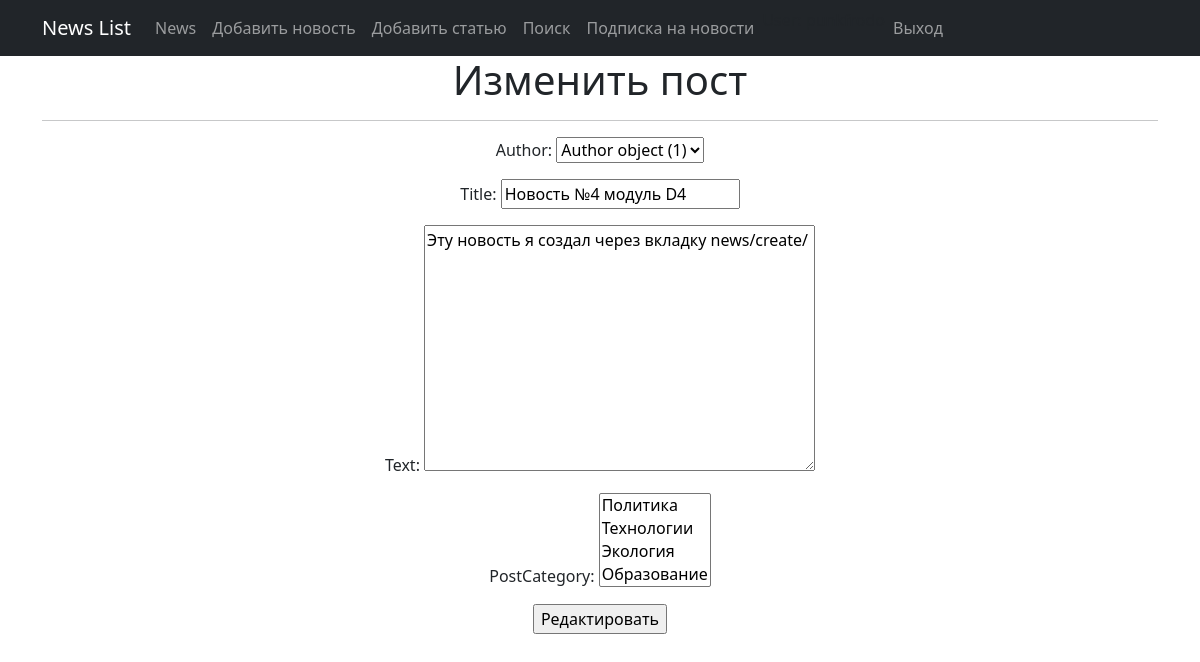
Page /news/4/edit/ (signed in) on the earlier database version.
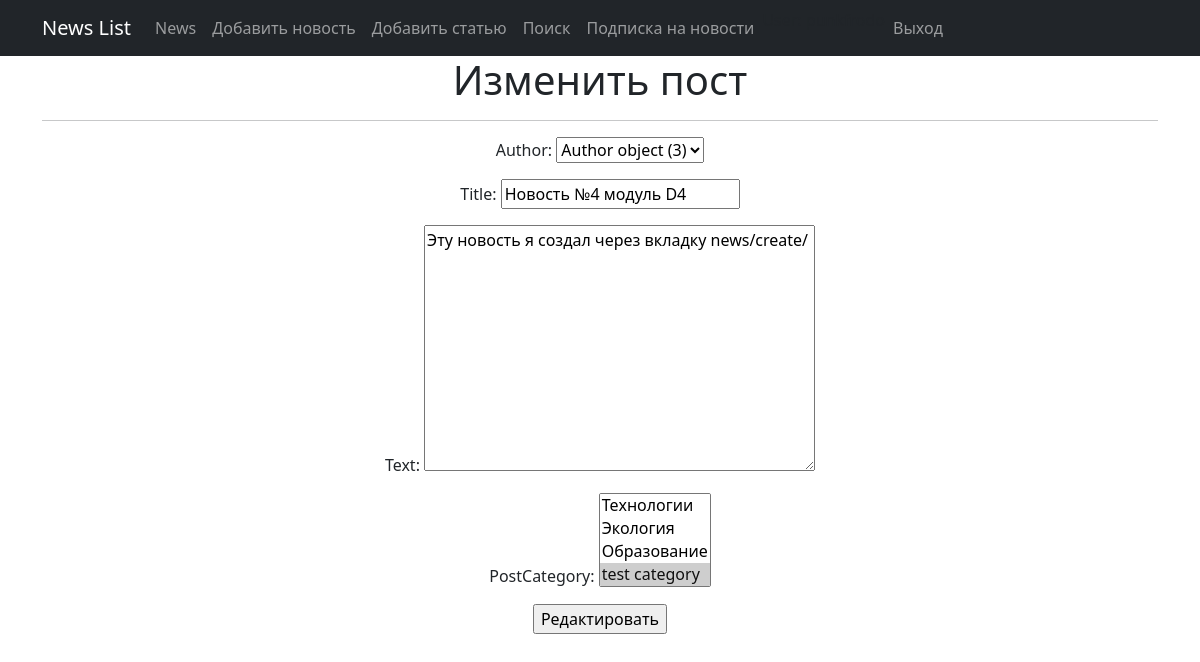
Same page on the later database version.
### news/models.py (models this page shows, shortened)
class Post(models.Model):
    author = models.ForeignKey(Author, on_delete=models.PROTECT)
    ARTICLE = 'AR'
    NEWS = 'NW'
    CATEGORY_CHOICES = (
        (ARTICLE, 'Статья'),
        (NEWS, 'Новость')
    )
    categoryType = models.CharField(max_length=2, choices=CATEGORY_CHOICES, default=NEWS)
    date_created = models.DateTimeField(auto_now_add=True)
    postCategory = models.ManyToManyField(Category, through='PostCategory')
    title = models.CharField(max_length=256)
    text = models.TextField()
    rating = models.SmallIntegerField(default=0)
    class Meta:
        verbose_name = 'Пост'
        verbose_name_plural = 'Посты'

### news/views.py (the view)
# urls.py: path('news/<int:pk>/edit/', PostEdit.as_view(), name='post_edit'),
class PostEdit(LoginRequiredMixin, PermissionRequiredMixin, UpdateView):
    permission_required = ('news.change_post',)
    raise_exception = True
    form_class = PostCreateForm
    model = Post
    template_name = 'post_edit.html'

### news/views.py
class PostCreateForm(forms.ModelForm):
    class Meta:
        model = Post
        fields = [
            'author', 'title', 'text', 'postCategory',
        ]

### news/models.py (called while the page is built)
    def __str__(self):
        return self.name

### templates/post_edit.html (shortened to what this page needs)
{% extends 'flatpages/default.html' %}
{% block content %}
<h1>Изменить пост</h1>
<hr>
<form action="" method="post">
    {{ form.as_p }}
    <input type="submit" value="Редактировать" />
</form>
{% endblock content %}

Differences in the rows shown:
changed Post "Новость №4 модуль D4": author "Author object (1)" → "Author object (3)"
Other differences:
form field postCategory: "Политика / Технологии / Экология / Образование" → "Технологии / Экология / Образование / test category ☑"
